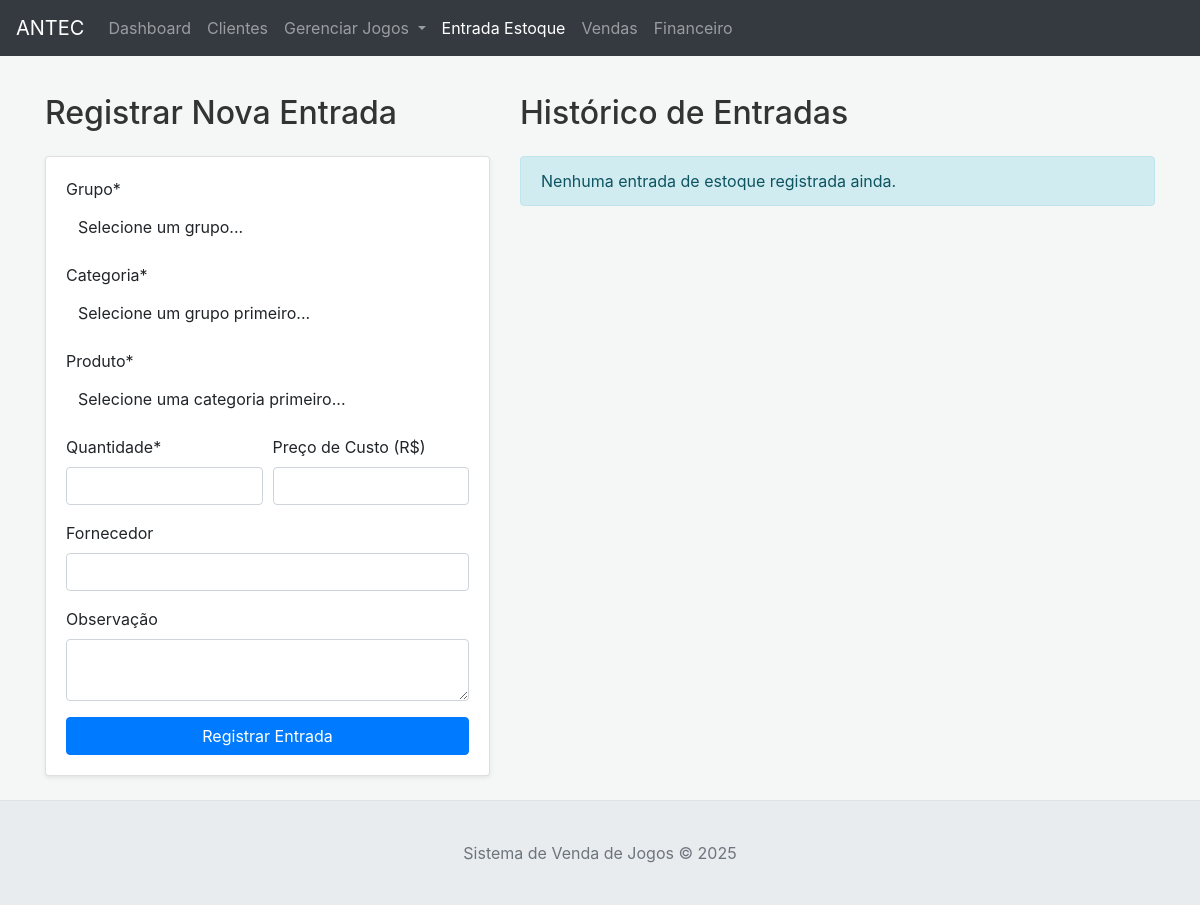
The page /estoque/entradas on the database as committed earlier.
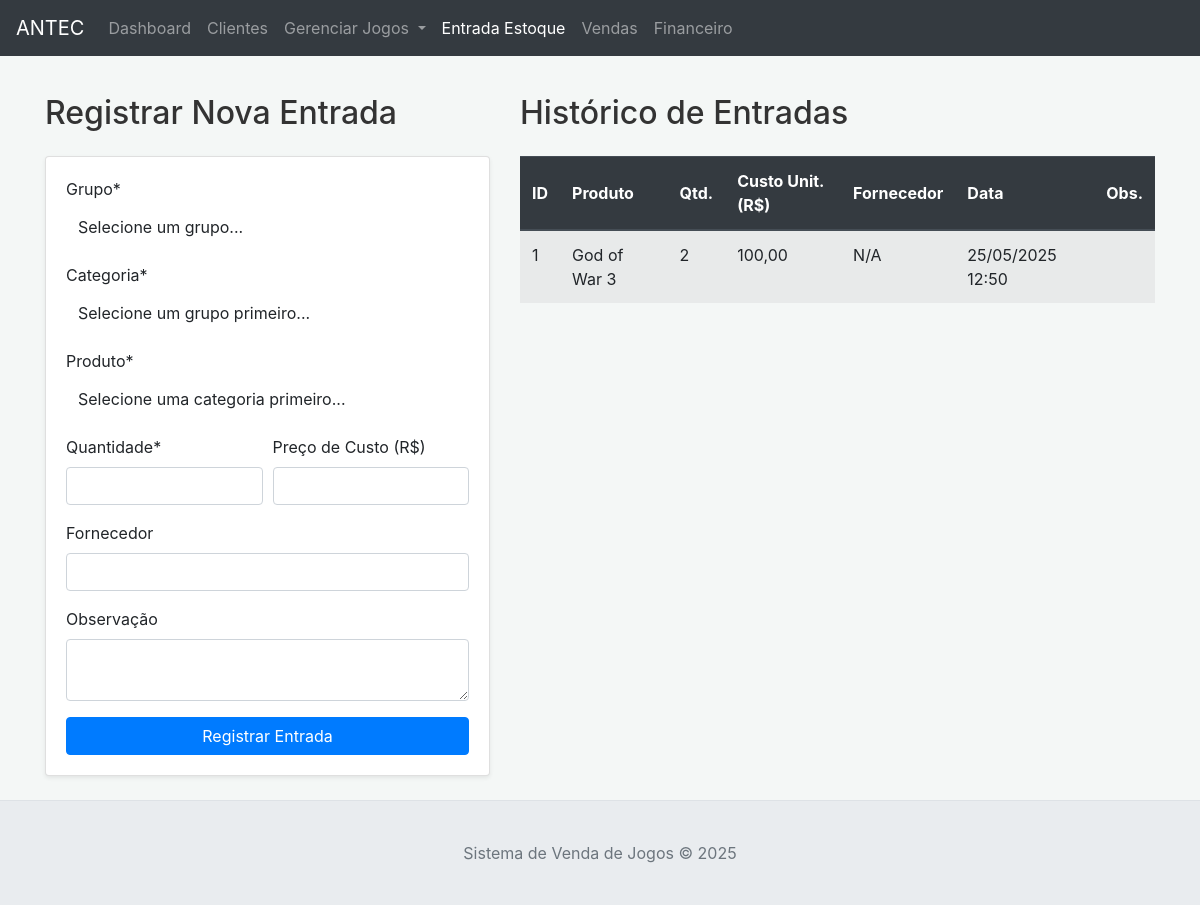
The same page on the database as committed later.
### tables this page shows
CREATE TABLE estoque_entradas (
                id INTEGER PRIMARY KEY AUTOINCREMENT,
                produto_id INTEGER NOT NULL,
                quantidade INTEGER NOT NULL,
                preco_custo REAL,
                fornecedor TEXT,
                data_entrada DATETIME DEFAULT CURRENT_TIMESTAMP,
                observacao TEXT,
                FOREIGN KEY (produto_id) REFERENCES produtos (id) ON DELETE CASCADE
            );

CREATE TABLE produtos (
                id INTEGER PRIMARY KEY AUTOINCREMENT,
                nome TEXT NOT NULL UNIQUE,
                descricao TEXT,
                preco_venda REAL NOT NULL,
                quantidade_estoque INTEGER DEFAULT 0,
                unidade_medida TEXT,
                categoria_id INTEGER,
                data_cadastro DATETIME DEFAULT CURRENT_TIMESTAMP,
                FOREIGN KEY (categoria_id) REFERENCES categorias (id) ON DELETE SET NULL
            );

### app.py (the view, shortened to what this page needs)
@app.route('/estoque/entradas', methods=['GET', 'POST'])
def estoque_entradas():
    try:
        grupos_all = db_manager.get_all_grupos()
        entradas_all = db_manager.get_all_estoque_entradas()
    except Exception as e:
        flash(f"Erro ao carregar dados para entrada de estoque: {e}", "danger")
        grupos_all = []
        entradas_all = []
    return render_template('estoque_entradas.html', grupos=grupos_all, entradas=entradas_all)

### app.py (called while the page is built)
def format_datetime_for_display(dt_str):
    if not dt_str: return "N/A"
    try:
        if isinstance(dt_str, (datetime.datetime, datetime.date)):
            return dt_str.strftime('%d/%m/%Y %H:%M') if isinstance(dt_str, datetime.datetime) else dt_str.strftime('%d/%m/%Y')
        dt_str_cleaned = str(dt_str).replace('Z', '')
        if 'T' in dt_str_cleaned: dt_obj = datetime.datetime.fromisoformat(dt_str_cleaned); return dt_obj.strftime('%d/%m/%Y %H:%M')
        elif ' ' in dt_str_cleaned: dt_obj = datetime.datetime.strptime(dt_str_cleaned, '%Y-%m-%d %H:%M:%S'); return dt_obj.strftime('%d/%m/%Y %H:%M')
        else: dt_obj = datetime.datetime.strptime(dt_str_cleaned, '%Y-%m-%d'); return dt_obj.strftime('%d/%m/%Y')
    except (ValueError, TypeError): return str(dt_str)

@app.context_processor
def inject_now(): return {'now': datetime.datetime.now()}

### database.py (called while the page is built)
    def _get_connection(self):
        conn = sqlite3.connect(self.db_name)
        conn.row_factory = sqlite3.Row # Permite acessar colunas por nome
        return conn

### templates/estoque_entradas.html (shortened to what this page needs)
{% extends "base.html" %}
{% block content %}
<div class="row">
    <div class="col-md-5">
        <h2>Registrar Nova Entrada</h2>
        <div class="card shadow-sm">
            <div class="card-body">
                <form method="POST" action="{{ url_for('estoque_entradas') }}" id="formEntradaEstoque">
                    <div class="form-group">
                        <label for="grupo_id_entrada">Grupo*</label>
                    </div>
                    <div class="form-group">
                        <label for="categoria_id_entrada">Categoria*</label>
                    </div>
                    <div class="form-group">
                        <label for="produto_id_entrada">Produto*</label>
                    </div>
                    <div class="form-row">
                        <div class="form-group col-md-6">
                            <label for="quantidade_entrada">Quantidade*</label>
                            <input type="number" class="form-control" id="quantidade_entrada" name="quantidade_entrada" min="1" required>
                        </div>
                        <div class="form-group col-md-6">
                            <label for="preco_custo_entrada">Preço de Custo (R$)</label>
                            <input type="number" step="0.01" min="0" class="form-control" id="preco_custo_entrada" name="preco_custo_entrada">
                        </div>
                    </div>
                    <div class="form-group">
                        <label for="fornecedor_entrada">Fornecedor</label>
                        <input type="text" class="form-control" id="fornecedor_entrada" name="fornecedor_entrada">
                    </div>
                     <div class="form-group">
                        <label for="observacao_entrada">Observação</label>
                        <textarea class="form-control" id="observacao_entrada" name="observacao_entrada" rows="2"></textarea>
                    </div>
                    <button type="submit" class="btn btn-primary btn-block">Registrar Entrada</button>
                </form>
            </div>
        </div>
    </div>
    <div class="col-md-7">
        <h2>Histórico de Entradas</h2>
        {% if entradas %}
        <div class="table-responsive">
            <table class="table table-striped table-hover datatable" id="tabelaEntradas">
                <thead class="thead-dark">
                    <tr>
                        <th>ID</th>
                        <th>Produto</th>
                        <th>Qtd.</th>
                        <th>Custo Unit. (R$)</th>
                        <th>Fornecedor</th>
                        <th>Data</th>
                        <th>Obs.</th>
                    </tr>
                </thead>
                <tbody>
                    {% for entrada in entradas %}
                    <tr>
                        <td>{{ entrada.id }}</td>
                        <td>{{ entrada.produto_nome }}</td>
                        <td>{{ entrada.quantidade }}</td>
                        <td>{{ "%.2f"|format(entrada.preco_custo)|replace('.', ',') if entrada.preco_custo is not none else 'N/A' }}</td>
                        <td>{{ entrada.fornecedor or 'N/A' }}</td>
                        <td>{{ entrada.data_entrada | datetime_display }}</td>
                        <td>{{ entrada.observacao or ''}}</td>
                    </tr>
                    {% endfor %}
                </tbody>
            </table>
        </div>
        {% else %}
        <div class="alert alert-info mt-3">Nenhuma entrada de estoque registrada ainda.</div>
        {% endif %}
    </div>
</div>
{% endblock %}

Rows that differ between the two databases and show on the page:
added estoque_entradas: id "1", produto_nome "God of War 3", quantidade "2", preco_custo "100,00", fornecedor "N/A", data_entrada "25/05/2025 12:50"
Other text that changed with them:
text no longer shown: "Nenhuma entrada de estoque registrada ainda."
text now shown: "ID Produto Qtd. Custo Unit. (R$) Fornecedor Data Obs."
